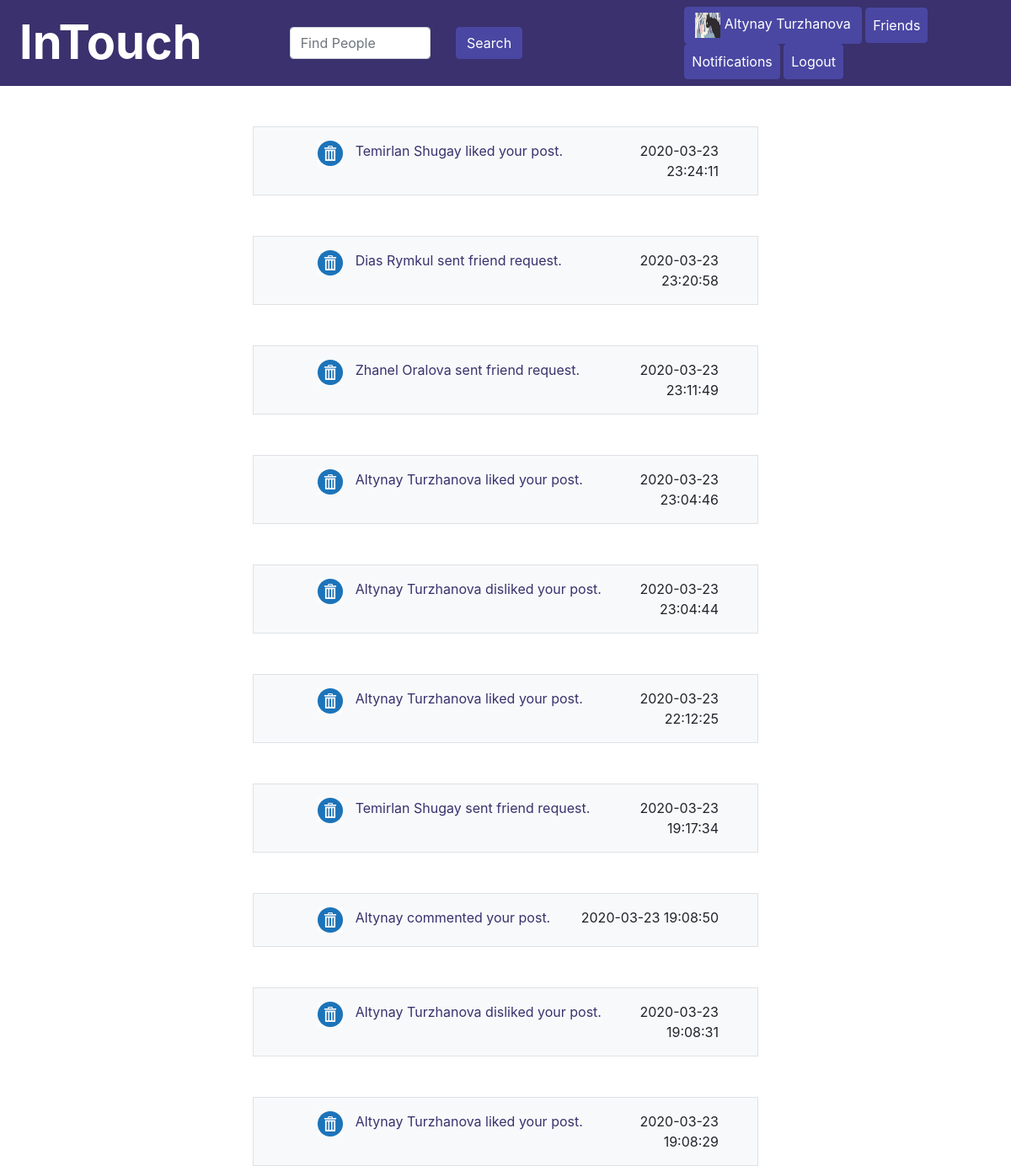
The page /notification.php (signed in) on the database its author committed.
### tables this page shows
CREATE TABLE `notification` (
  `id` int(11) NOT NULL,
  `text` varchar(300) NOT NULL,
  `link` varchar(300) NOT NULL,
  `receiver_id` int(11) NOT NULL,
  `date` datetime NOT NULL DEFAULT CURRENT_TIMESTAMP
);

### notification.php (the view, shortened to what this page needs)
<!DOCTYPE html>
<?php
    require("./Helpers/_db.php");
    $sql = "select * from notification where receiver_id = " . $_SESSION["user"]["id"] . ' order by date desc';
    $notifications = $db->query($sql, PDO::FETCH_ASSOC)->fetchAll();
?>
<html>
    <head>
        <link href="css/bootstrap-grid.css" rel="stylesheet" type="text/css"/>
        <link href="css/bootstrap.css" rel="stylesheet" type="text/css"/>
</head>
<body>
<div class="container-fluid">
    <?php require("./Helpers/_header.php"); ?>
    <?php
        foreach($notifications as $not)
        {
            echo '<div class="row justify-content-center">';
            echo '<div class="col-6 mt-lg-5 bg-light border">';
            echo '<div class="row m-3">';
            echo '<div class="col-1">';
            echo '</div><a href="./Helpers/_notificationDelete.php?id=' . $not["id"] . '"><img src="./images/delete.png" style="width:30px"></a><a href="'. $not["link"] .'"><div class="col text-left text-primary">'. $not["text"];
            echo '</div></a>';
            echo '<div class="col text-right">'. $not["date"] .'</div>' .'</div></div></div>';
        }
    ?>
</div>
</body>
</html>

### rows shown on the page
notification: text "Temirlan Shugay liked your post.", date "2020-03-23 23:24:11"
notification: text "Dias Rymkul sent friend request.", date "2020-03-23 23:20:58"
notification: text "Zhanel Oralova sent friend request.", date "2020-03-23 23:11:49"
notification: text "Altynay Turzhanova liked your post.", date "2020-03-23 23:04:46"
notification: text "Altynay Turzhanova disliked your post.", date "2020-03-23 23:04:44"
notification: text "Altynay Turzhanova liked your post.", date "2020-03-23 22:12:25"
notification: text "Temirlan Shugay sent friend request.", date "2020-03-23 19:17:34"
notification: text "Altynay commented your post.", date "2020-03-23 19:08:50"
notification: text "Altynay Turzhanova disliked your post.", date "2020-03-23 19:08:31"
notification: text "Altynay Turzhanova liked your post.", date "2020-03-23 19:08:29"

### other values the page prints
$_SESSION["user"]["name"] "Altynay"
$_SESSION["user"]["surname"] "Turzhanova"
